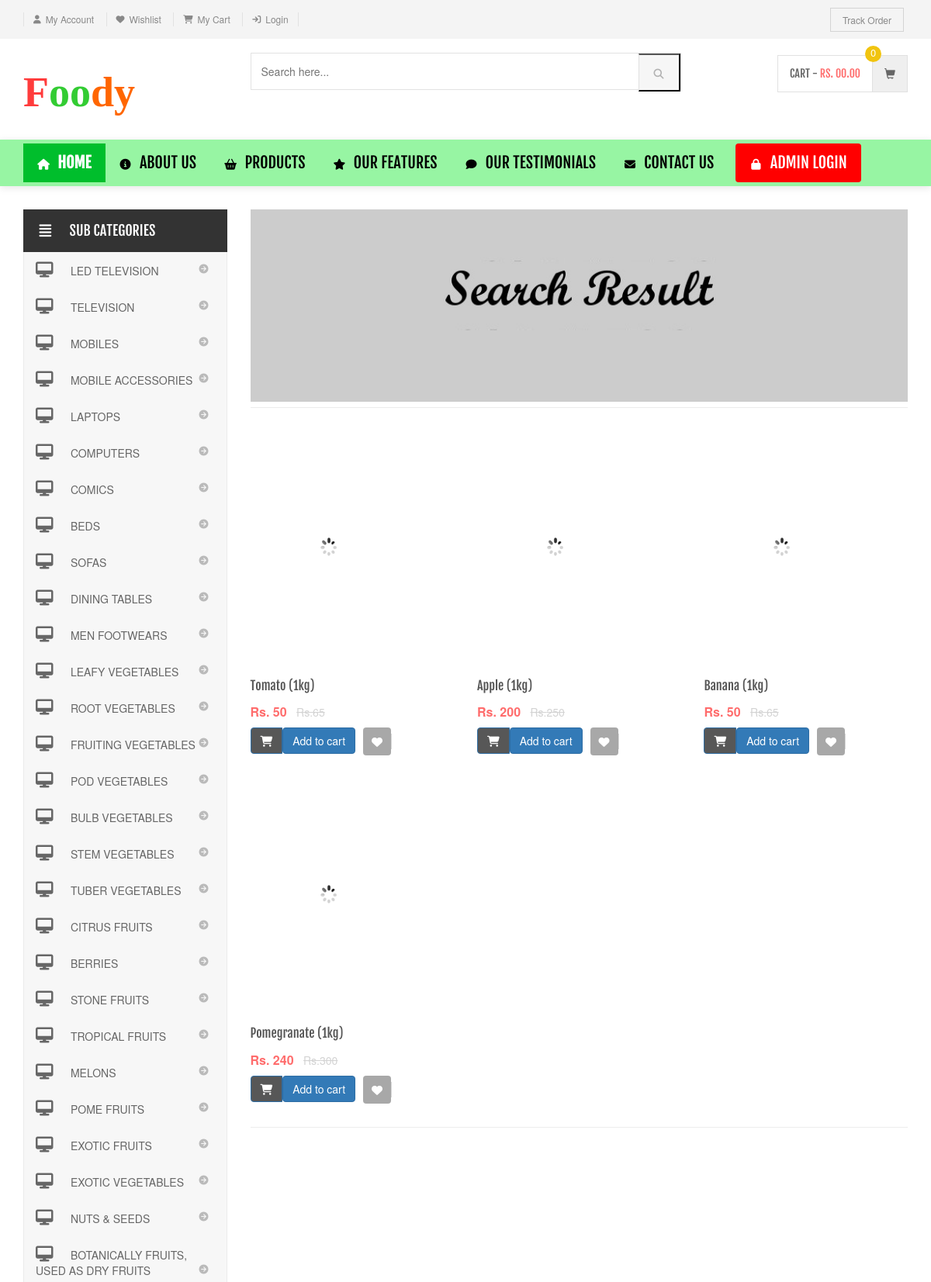
Screenshot of /search-result.php (upper part) with the database file from the repository.
### tables this page shows
CREATE TABLE `subcategory` (
  `id` int(11) NOT NULL,
  `categoryid` int(11) NOT NULL,
  `subcategory` varchar(255) NOT NULL,
  `creationDate` timestamp NOT NULL DEFAULT current_timestamp(),
  `updationDate` varchar(255) NOT NULL
);

CREATE TABLE `products` (
  `id` int(11) NOT NULL,
  `category` int(11) NOT NULL,
  `subCategory` int(11) NOT NULL,
  `productName` varchar(255) NOT NULL,
  `productCompany` varchar(255) NOT NULL,
  `productPrice` int(11) NOT NULL,
  `productPriceBeforeDiscount` int(11) NOT NULL,
  `productDescription` longtext NOT NULL,
  `productImage1` varchar(255) NOT NULL,
  `productImage2` varchar(255) NOT NULL,
  `productImage3` varchar(255) NOT NULL,
  `shippingCharge` int(11) NOT NULL,
  `productAvailability` varchar(255) NOT NULL,
  `postingDate` timestamp NOT NULL DEFAULT current_timestamp(),
  `updationDate` varchar(255) NOT NULL
);

### search-result.php (the view, shortened to what this page needs)
<?php
include('includes/config.php');
$find="%{$_POST['product']}%";
?>
<!DOCTYPE html>
<html lang="en">
	<head>
	    <link rel="stylesheet" href="assets/css/bootstrap.min.css">
	    <link rel="stylesheet" href="assets/css/main.css">
	    <link rel="stylesheet" href="assets/css/red.css">
	    <link rel="stylesheet" href="assets/css/owl.carousel.css">
		<link rel="stylesheet" href="assets/css/owl.transitions.css">
		<link href="assets/css/lightbox.css" rel="stylesheet">
		<link rel="stylesheet" href="assets/css/animate.min.css">
		<link rel="stylesheet" href="assets/css/rateit.css">
		<link rel="stylesheet" href="assets/css/bootstrap-select.min.css">
		<link rel="stylesheet" href="assets/css/config.css">
		<link href="assets/css/green.css" rel="alternate stylesheet" title="Green color">
		<link href="assets/css/blue.css" rel="alternate stylesheet" title="Blue color">
		<link href="assets/css/red.css" rel="alternate stylesheet" title="Red color">
		<link href="assets/css/orange.css" rel="alternate stylesheet" title="Orange color">
		<link href="assets/css/dark-green.css" rel="alternate stylesheet" title="Darkgreen color">
		<link rel="stylesheet" href="assets/css/font-awesome.min.css">
	</head>
    <body class="cnt-home">
<header class="header-style-1">
<?php include('includes/top-header.php');?>
<?php include('includes/main-header.php');?>
<?php include('includes/menu-bar.php');?>
</header>
<div class="body-content outer-top-xs">
	<div class='container'>
		<div class='row outer-bottom-sm'>
			<div class='col-md-3 sidebar'>
<div class="side-menu animate-dropdown outer-bottom-xs">
<div class="side-menu animate-dropdown outer-bottom-xs">
    <div class="head"><i class="icon fa fa-align-justify fa-fw"></i>Sub Categories</div>
    <nav class="yamm megamenu-horizontal" role="navigation">
        <ul class="nav">
            <li class="dropdown menu-item">
              <?php $sql=mysqli_query($con,"select id,subcategory  from subcategory");
while($row=mysqli_fetch_array($sql))
{
    ?>
                <a href="sub-category.php?scid=<?php echo $row['id'];?>" class="dropdown-toggle"><i class="icon fa fa-desktop fa-fw"></i>
                <?php echo $row['subcategory'];?></a>
                <?php }?>
</li>
</ul>
    </nav>
</div>
</div>
            </div>
			<div class='col-md-9'>
	<div id="category" class="category-carousel hidden-xs">
		<div class="item">
			<div class="image">
				<img src="assets/images/banners/cat-banner-3.jpg" alt="" class="img-responsive">
			</div>
		</div>
</div>
				<div class="search-result-container">
					<div id="myTabContent" class="tab-content">
						<div class="tab-pane active " id="grid-container">
							<div class="category-product  inner-top-vs">
								<div class="row">
			<?php
$ret=mysqli_query($con,"select * from products where productName like '$find'");
$num=mysqli_num_rows($ret);
if($num>0)
{
while ($row=mysqli_fetch_array($ret))
{?>
		<div class="col-sm-6 col-md-4 wow fadeInUp">
			<div class="products">
	<div class="product">
		<div class="product-image">
			<div class="image">
				<a href="product-details.php?pid=<?php echo htmlentities($row['id']);?>"><img  src="assets/images/blank.gif" data-echo="admin/productimages/<?php echo htmlentities($row['id']);?>/<?php echo htmlentities($row['productImage1']);?>" alt="" width="200" height="300"></a>
			</div>
		</div>
		<div class="product-info text-left">
			<h3 class="name"><a href="product-details.php?pid=<?php echo htmlentities($row['id']);?>"><?php echo htmlentities($row['productName']);?></a></h3>
			<div class="product-price">
				<span class="price">
					Rs. <?php echo htmlentities($row['productPrice']);?>			</span>
										     <span class="price-before-discount">Rs.<?php echo htmlentities($row['productPriceBeforeDiscount']);?></span>
			</div>
		</div>
					<div class="cart clearfix animate-effect">
				<div class="action">
					<ul class="list-unstyled">
						<li class="add-cart-button btn-group">
					<?php if($row['productAvailability']=='In Stock'){?>
										<button class="btn btn-primary icon" data-toggle="dropdown" type="button">
								<i class="fa fa-shopping-cart"></i>
							</button>
							<a href="category.php?page=product&action=add&id=<?php echo $row['id']; ?>">
							<button class="btn btn-primary" type="button">Add to cart</button></a>
								<?php } else {?>
							<div class="action" style="color:red">Out of Stock</div>
					<?php } ?>
						</li>
		                <li class="lnk wishlist">
							<a class="add-to-cart" href="category.php?pid=<?php echo htmlentities($row['id'])?>&&action=wishlist" title="Wishlist">
								 <i class="icon fa fa-heart"></i>
							</a>
						</li>
					</ul>
				</div>
			</div>
			</div>
			</div>
		</div>
	  <?php } } else {?>
		<div class="col-sm-6 col-md-4 wow fadeInUp"> <h3>No Product Found</h3>
		</div>
<?php } ?>
										</div>
							</div>
						</div>
				</div>
			</div>
		</div></div>
</div>
</div>
</body>
</html>

### assets/css/red.css (style rules this page uses)
a { color: #ff6c6c; }
.product .product-info .product-price .price { color: #ff6c6c; }

### assets/css/lightbox.css (style rules this page uses)
body:after { content: url(../images/close.png) url(../images/loading.gif) url(../images/prev.png) url(../images/next.png); display: none; }

### assets/css/green.css (style rules this page uses)
a { color: #abd07e; }
.product .product-info .product-price .price { color: #abd07e; }

### assets/css/blue.css (style rules this page uses)
a { color: #3498db; }
.product .product-info .product-price .price { color: #3498db; }

### assets/css/orange.css (style rules this page uses)
a { color: #f39c12; }
.product .product-info .product-price .price { color: #f39c12; }

### assets/css/dark-green.css (style rules this page uses)
a { color: #12cca7; }
.product .product-info .product-price .price { color: #12cca7; }

### includes/menu-bar.php (style rules this page uses)
.nav > li > a i { margin-right: 6px; width: 16px; font-size: 14px; text-align: center; }

### rows the page displays
subcategory: subcategory "LED TELEVISION"
subcategory: subcategory "TELEVISION"
subcategory: subcategory "MOBILES"
subcategory: subcategory "MOBILE ACCESSORIES"
subcategory: subcategory "LAPTOPS"
subcategory: subcategory "COMPUTERS"
subcategory: subcategory "COMICS"
subcategory: subcategory "BEDS"
subcategory: subcategory "SOFAS"
subcategory: subcategory "DINING TABLES"
subcategory: subcategory "MEN FOOTWEARS"
subcategory: subcategory "LEAFY VEGETABLES"
subcategory: subcategory "ROOT VEGETABLES"
subcategory: subcategory "FRUITING VEGETABLES"
subcategory: subcategory "POD VEGETABLES"
subcategory: subcategory "BULB VEGETABLES"
subcategory: subcategory "STEM VEGETABLES"
subcategory: subcategory "TUBER VEGETABLES"
subcategory: subcategory "CITRUS FRUITS"
subcategory: subcategory "BERRIES"
subcategory: subcategory "STONE FRUITS"
subcategory: subcategory "TROPICAL FRUITS"
subcategory: subcategory "MELONS"
subcategory: subcategory "POME FRUITS"
subcategory: subcategory "EXOTIC FRUITS"
subcategory: subcategory "EXOTIC VEGETABLES"
subcategory: subcategory "NUTS & SEEDS"
subcategory: subcategory "BOTANICALLY FRUITS, USED AS DRY FRUITS"
products: productName "Tomato (1kg)", productPrice "50", productPriceBeforeDiscount "65"
products: productName "Apple (1kg)", productPrice "200", productPriceBeforeDiscount "250"
products: productName "Banana (1kg)", productPrice "50", productPriceBeforeDiscount "65"
products: productName "Pomegranate (1kg)", productPrice "240", productPriceBeforeDiscount "300"
